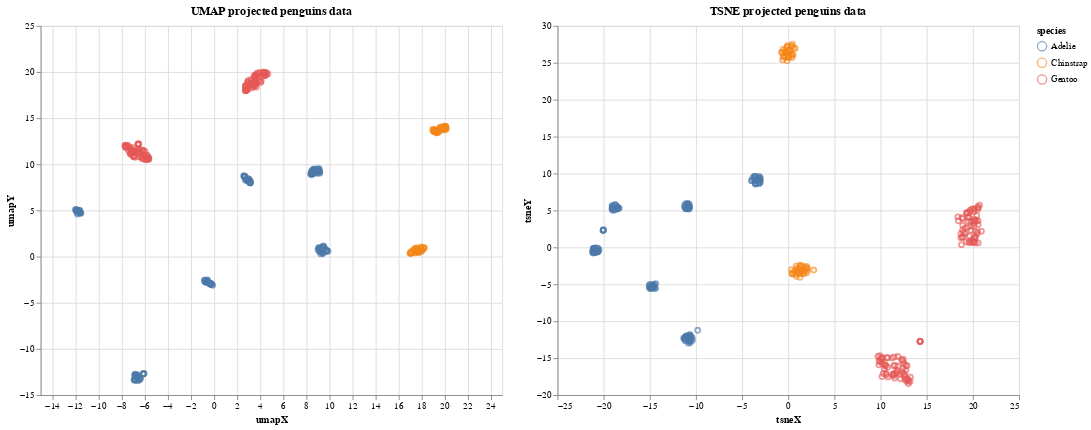

Notebook cell for this chart:
### Markdown cell above
## Results w/ species

### Code cell
alt.Chart(df_proj).mark_point(
    opacity=0.6
).encode(
    x='umapX',
    y='umapY',
    color='species'
).properties(
    width=500,
    height=400,
    title="UMAP projected penguins data"
).interactive() | alt.Chart(df_proj).mark_point(
    opacity=0.6
).encode(
    x='tsneX',
    y='tsneY',
    color='species'
).properties(
    width=500,
    height=400,
    title="TSNE projected penguins data"
).interactive()

### Figure 1 — Vega-Lite specification as saved in the notebook (floating-point values rounded to 4 significant figures; data arrays with more than 128 entries replaced by an {"elided": "..."} marker saying what was removed)
{"usermeta": {"embedOptions": {"theme": "dark"}}, "config": {"view": {"continuousWidth": 400, "continuousHeight": 300}}, "hconcat": [{"mark": {"type": "point", "opacity": 0.6}, "encoding": {"color": {"type": "nominal", "field": "species"}, "x": {"type": "quantitative", "field": "umapX"}, "y": {"type": "quantitative", "field": "umapY"}}, "height": 400, "selection": {"selector002": {"type": "interval", "bind": "scales", "encodings": ["x", "y"]}}, "title": "UMAP projected penguins data", "width": 500}, {"mark": {"type": "point", "opacity": 0.6}, "encoding": {"color": {"type": "nominal", "field": "species"}, "x": {"type": "quantitative", "field": "tsneX"}, "y": {"type": "quantitative", "field": "tsneY"}}, "height": 400, "selection": {"selector003": {"type": "interval", "bind": "scales", "encodings": ["x", "y"]}}, "title": "TSNE projected penguins data", "width": 500}], "data": {"name": "data-ab3cac24b37a950a80cab1260e6e1f3f"}, "$schema": "https://vega.github.io/schema/vega-lite/v4.8.1.json", "datasets": {"data-ab3cac24b37a950a80cab1260e6e1f3f": {"elided": "344 records"}}}
